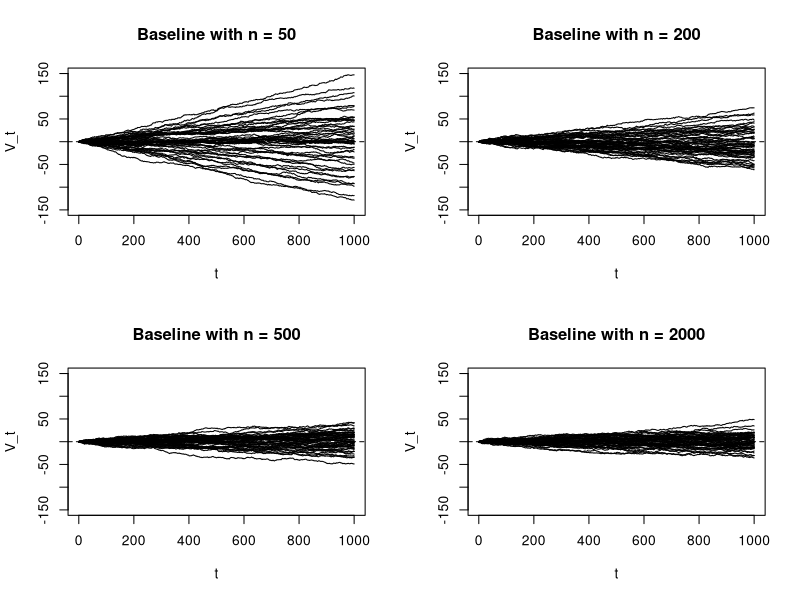
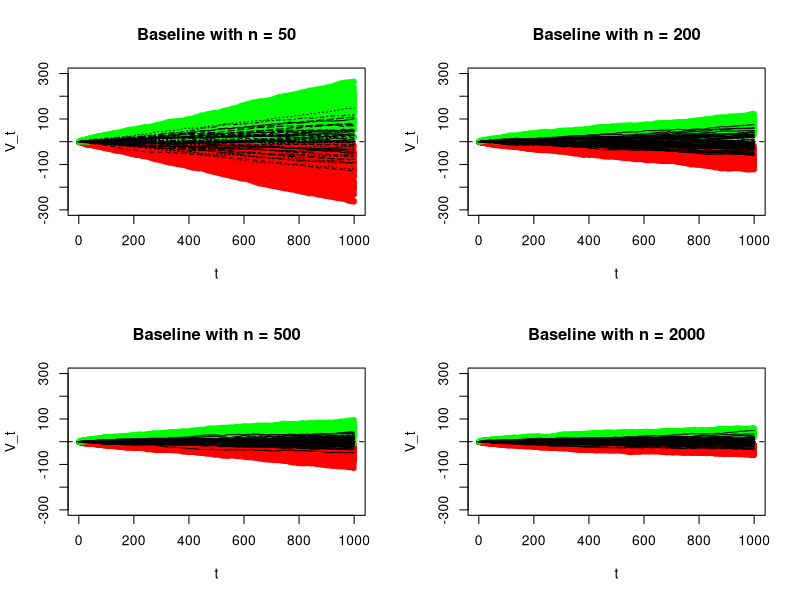
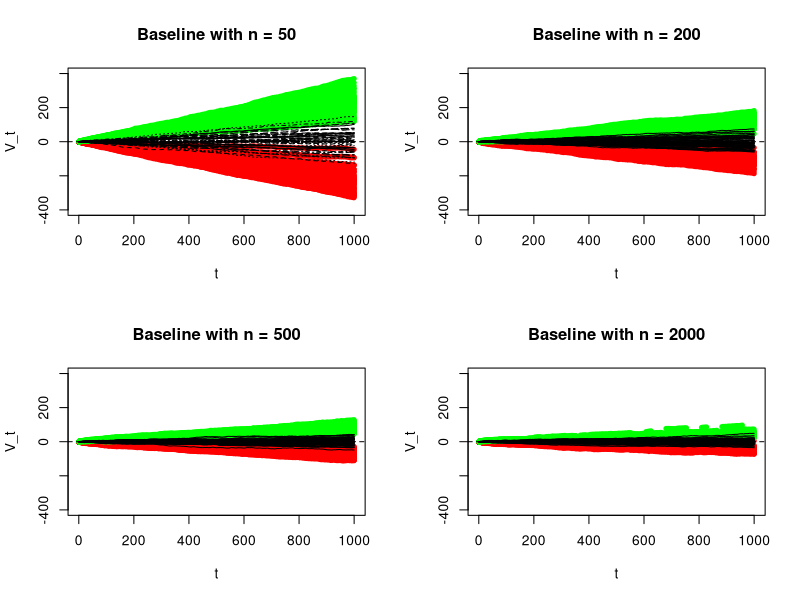

Write R code to recreate these figures, in order.
rm(list = ls())
set.seed(10)
#number of observations for baseline
nbase1 <- 50
nbase2 <- 200
nbase3 <- 500
nbase4 <- 2000
inverse_logit <- function(x)
  1/(1+exp(-x))
#Vlad function
vlad <- function(nbase){
  A <- matrix(nrow = 50, ncol = 1000)
  for(i in 1:50){
    xlogregbase <- data.frame(x1 = rbinom(nbase, 1, 0.2), x2 = runif(nbase, 0, 1), x3 = rnorm(nbase, 0, 2))
    xlogregrun <- data.frame(x1 = rbinom(1000, 1, 0.2), x2 = runif(1000, 0, 1), x3 = rnorm(1000, 0, 2))
    xbetabase <- xlogregbase$x1 + xlogregbase$x2 + xlogregbase$x3
    xbetarun <- xlogregrun$x1 + xlogregrun$x2 + xlogregrun$x3
    xlogregbase$y <- rbinom(nbase, size = 1, prob = exp(xbetabase)/(1+exp(xbetabase)))
    xlogregrun$y <- rbinom(1000, size = 1, prob = exp(xbetarun)/(1+exp(xbetarun)))
    regmod <- glm(y~x1+x2+x3, data <- xlogregbase, family = binomial("logit"))
    pred <- predict(regmod, newdata = xlogregrun, type = "response")
    V <- numeric(0)
    V[1] <- pred[1] - xlogregrun$y[1]
    for(j in 2:1000){
      V[j] <- V[j-1] + (pred[j] - xlogregrun$y[j])
    }
    dim(V) <- c(1000, 1)
    A[i, ] <- V
  }
  return(A)
}
vlad1 <- vlad(nbase1)
vlad2 <- vlad(nbase2)
vlad3 <- vlad(nbase3)
vlad4 <- vlad(nbase4)
par(mfrow = c(2, 2))
matplot(t(vlad1), type = "l", lty = 1, main = "Baseline with n = 50", col = 1, 
        ylim = c(-150, 150), ylab = "V_t", xlab = "t")
abline(h = 0, lty = 2)
matplot(t(vlad2), type = "l", lty = 1, main = "Baseline with n = 200", col = 1,  
        ylim = c(-150, 150), ylab = "V_t", xlab = "t")
abline(h = 0, lty = 2)
matplot(t(vlad3), type = "l", lty = 1, main = "Baseline with n = 500", col = 1, 
        ylim = c(-150, 150), ylab = "V_t", xlab = "t")
abline(h = 0, lty = 2)
matplot(t(vlad4), type = "l", lty = 1, main = "Baseline with n = 2000", col = 1,  
        ylim = c(-150, 150), ylab = "V_t", xlab = "t")
abline(h = 0, lty = 2)

#CI_function
vlad_ci <- function(nbase){
  A <- matrix(nrow = 50, ncol = 1000) #Lower_limit
  B <- matrix(nrow = 50, ncol = 1000) #Upper_limit
  for(i in 1:50){
    xlogregbase <- data.frame(x1 = rbinom(nbase, 1, 0.2), x2 = runif(nbase, 0, 1), x3 = rnorm(nbase, 0, 2))
    xlogregrun <- data.frame(x1 = rbinom(1000, 1, 0.2), x2 = runif(1000, 0, 1), x3 = rnorm(1000, 0, 2))
    xbetabase <- xlogregbase$x1 + xlogregbase$x2 + xlogregbase$x3
    xbetarun <- xlogregrun$x1 + xlogregrun$x2 + xlogregrun$x3
    xlogregbase$y <- rbinom(nbase, size = 1, prob = exp(xbetabase)/(1+exp(xbetabase)))
    xlogregrun$y <- rbinom(1000, size = 1, prob = exp(xbetarun)/(1+exp(xbetarun)))
    regmod <- glm(y~x1+x2+x3, data <- xlogregbase, family = binomial("logit"))
    p <- predict(regmod, newdata = xlogregrun, type = "response")
    p.risk.average <- mean(p)
    t <- length(xlogregrun$y)
    n_0 <- length(xlogregbase$y)
    V.risk.var <- numeric(0)
    for(j in 1:length(xlogregrun$y)){
      V.risk.var[j] <- (j*(j*p.risk.average*(1-p.risk.average) + n_0*p.risk.average*(1-p.risk.average)))/n_0
    }
    V.risk.se <- sqrt(V.risk.var)
    V <- numeric(0)
    V[1] <- p[1] - xlogregrun$y[1]
    for(j in 2:1000){
      V[j] <- V[j-1] + (p[j] - xlogregrun$y[j])
    }
    dim(V) <- c(1000, 1)
    V.min <- V - 1.96*V.risk.se
    V.max <- V + 1.96*V.risk.se
    A[i, ] <- V.min
    B[i, ] <- V.max
  }
  ci <- list(A, B)
  return(ci)
}
ci1 <- vlad_ci(nbase1)
lower_limit1 <- ci1[[1]]
upper_limit1 <- ci1[[2]]
ci2 <- vlad_ci(nbase2)
lower_limit2 <- ci2[[1]]
upper_limit2 <- ci2[[2]]
ci3 <- vlad_ci(nbase3)
lower_limit3 <- ci3[[1]]
upper_limit3 <- ci3[[2]]
ci4 <- vlad_ci(nbase4)
lower_limit4 <- ci4[[1]]
upper_limit4 <- ci4[[2]]
par(mfrow = c(2, 2))
matplot(t(lower_limit1), type = "l", col = "red", lwd = 5, ylim = c(-300, 300), ylab = "V_t",
        main = "Baseline with n = 50", xlab = "t", lty = 1)
matlines(t(upper_limit1), col = "green", lwd = 5, lty = 1)
matlines(t(vlad1), col = "black", lwd = 1)
abline(h = 0, lty = 2)
matplot(t(lower_limit2), type = "l", col = "red", lwd = 5, ylim = c(-300, 300), ylab = "V_t",
        main = "Baseline with n = 200", xlab = "t", lty = 1)
matlines(t(upper_limit2), col = "green", lwd = 5, lty = 1)
matlines(t(vlad2), col = "black", lty = 1)
abline(h = 0, lty = 2)
matplot(t(lower_limit3), type = "l", col = "red", lwd = 5, ylim = c(-300, 300), ylab = "V_t",
        main = "Baseline with n = 500", xlab = "t", lty = 1)
matlines(t(upper_limit3), col = "green", lwd = 5, lty = 1)
matlines(t(vlad3), col = "black", lty = 1, lwd = 1)
abline(h = 0, lty = 2)
matplot(t(lower_limit4), type = "l", col = "red", lwd = 5, ylim = c(-300, 300), ylab = "V_t",
        main = "Baseline with n = 2000", xlab = "t", lty = 1)
matlines(t(upper_limit4), col = "green", lwd = 5)
matlines(t(vlad4), col = "black", lty = 1)
abline(h = 0, lty = 2)

#Uncertainty risk version 2
vlad_ci <- function(nbase){
  A <- matrix(nrow = 50, ncol = 1000) #Lower_limit
  B <- matrix(nrow = 50, ncol = 1000) #Upper_limit
  for(i in 1:50){
    xlogregbase <- data.frame(x1 = rbinom(nbase, 1, 0.2), x2 = runif(nbase, 0, 1), x3 = rnorm(nbase, 0, 2))
    xlogregrun <- data.frame(x1 = rbinom(1000, 1, 0.2), x2 = runif(1000, 0, 1), x3 = rnorm(1000, 0, 2))
    xbetabase <- xlogregbase$x1 + xlogregbase$x2 + xlogregbase$x3
    xbetarun <- xlogregrun$x1 + xlogregrun$x2 + xlogregrun$x3
    xlogregbase$y <- rbinom(nbase, size = 1, prob = exp(xbetabase)/(1+exp(xbetabase)))
    xlogregrun$y <- rbinom(1000, size = 1, prob = exp(xbetarun)/(1+exp(xbetarun)))
    regmod <- glm(y~x1+x2+x3, data <- xlogregbase, family = binomial("logit"))
    p <- predict(regmod, newdata = xlogregrun, type = "response")
    p.risk.average <- mean(p)
    p.base <- predict(regmod, newdata = xlogregbase, type = "response", se.fit = TRUE)
    p.base.se <- p.base$se.fit
    p.base.var <- (p.base.se)^2
    p.base.var.average <- mean(p.base.var)
    t <- length(xlogregrun$y)
    n_0 <- length(xlogregbase$y)
    V.risk.var <- numeric(0)
    for(j in 1:length(xlogregrun$y)){
      V.risk.var[j] <- (j*(j*p.base.var.average + p.risk.average*(1-p.risk.average)))
    }
    V.risk.se <- sqrt(V.risk.var)
    V <- numeric(0)
    V[1] <- p[1] - xlogregrun$y[1]
    for(j in 2:1000){
      V[j] <- V[j-1] + (p[j] - xlogregrun$y[j])
    }
    dim(V) <- c(1000, 1)
    V.min <- V - 1.96*V.risk.se
    V.max <- V + 1.96*V.risk.se
    A[i, ] <- V.min
    B[i, ] <- V.max
  }
  ci <- list(A, B)
  return(ci)
}
ci1 <- vlad_ci(nbase1)
lower_limit1 <- ci1[[1]]
upper_limit1 <- ci1[[2]]
ci2 <- vlad_ci(nbase2)
lower_limit2 <- ci2[[1]]
upper_limit2 <- ci2[[2]]
ci3 <- vlad_ci(nbase3)
lower_limit3 <- ci3[[1]]
upper_limit3 <- ci3[[2]]
ci4 <- vlad_ci(nbase4)
lower_limit4 <- ci4[[1]]
upper_limit4 <- ci4[[2]]
par(mfrow = c(2, 2))
matplot(t(lower_limit1), type = "l", col = "red", lwd = 5, ylim = c(-400, 400), ylab = "V_t",
        main = "Baseline with n = 50", xlab = "t", lty = 1)
matlines(t(upper_limit1), col = "green", lwd = 5, lty = 1)
matlines(t(vlad1), col = "black", lwd = 1)
abline(h = 0, lty = 2)
matplot(t(lower_limit2), type = "l", col = "red", lwd = 5, ylim = c(-400, 400), ylab = "V_t",
        main = "Baseline with n = 200", xlab = "t", lty = 1)
matlines(t(upper_limit2), col = "green", lwd = 5, lty = 1)
matlines(t(vlad2), col = "black", lty = 1)
abline(h = 0, lty = 2)
matplot(t(lower_limit3), type = "l", col = "red", lwd = 5, ylim = c(-400, 400), ylab = "V_t",
        main = "Baseline with n = 500", xlab = "t", lty = 1)
matlines(t(upper_limit3), col = "green", lwd = 5, lty = 1)
matlines(t(vlad3), col = "black", lty = 1, lwd = 1)
abline(h = 0, lty = 2)
matplot(t(lower_limit4), type = "l", col = "red", lwd = 5, ylim = c(-400, 400), ylab = "V_t",
        main = "Baseline with n = 2000", xlab = "t", lty = 1)
matlines(t(upper_limit4), col = "green", lwd = 5)
matlines(t(vlad4), col = "black", lty = 1)
abline(h = 0, lty = 2)
